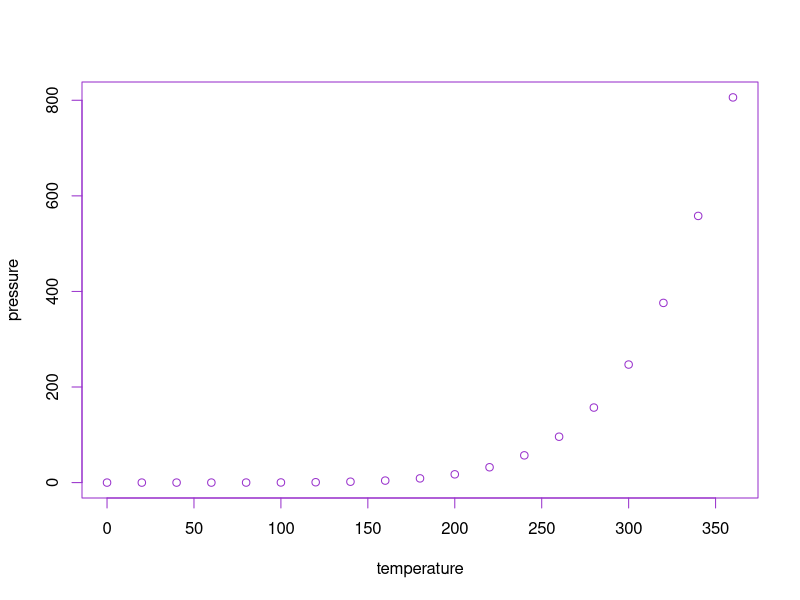
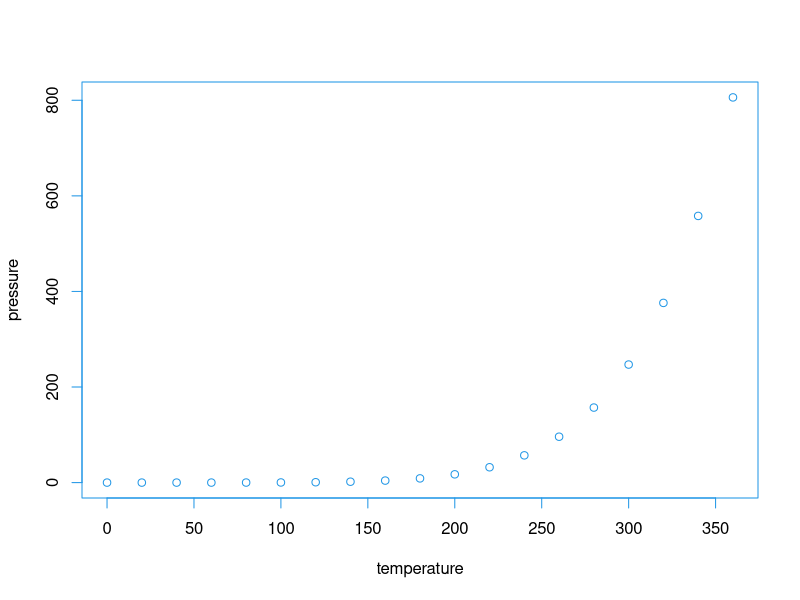
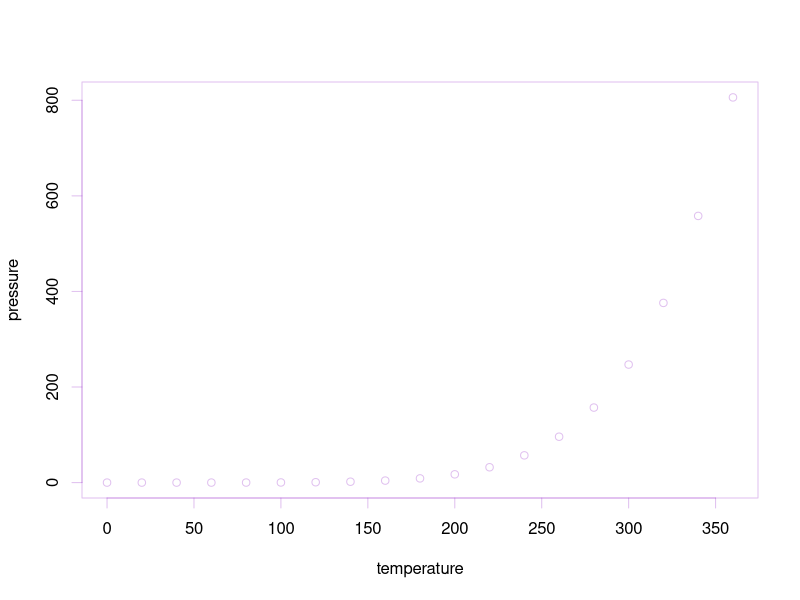
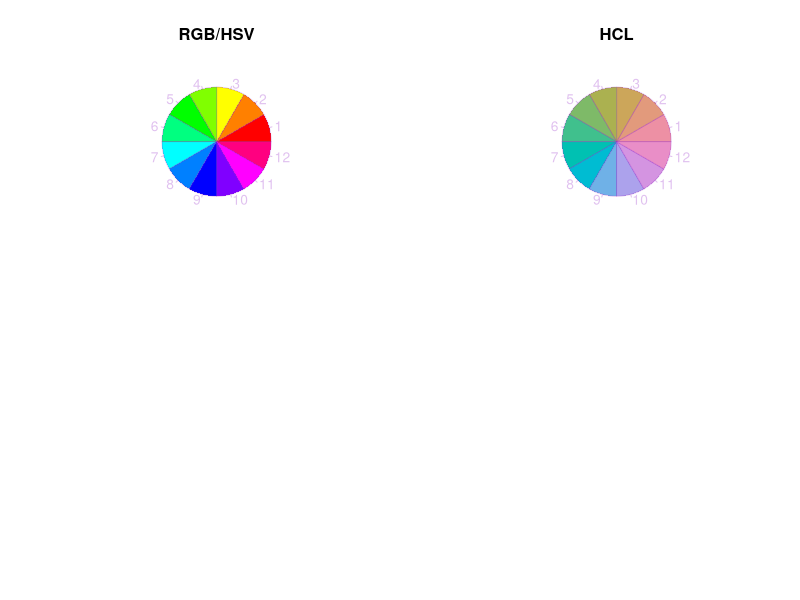
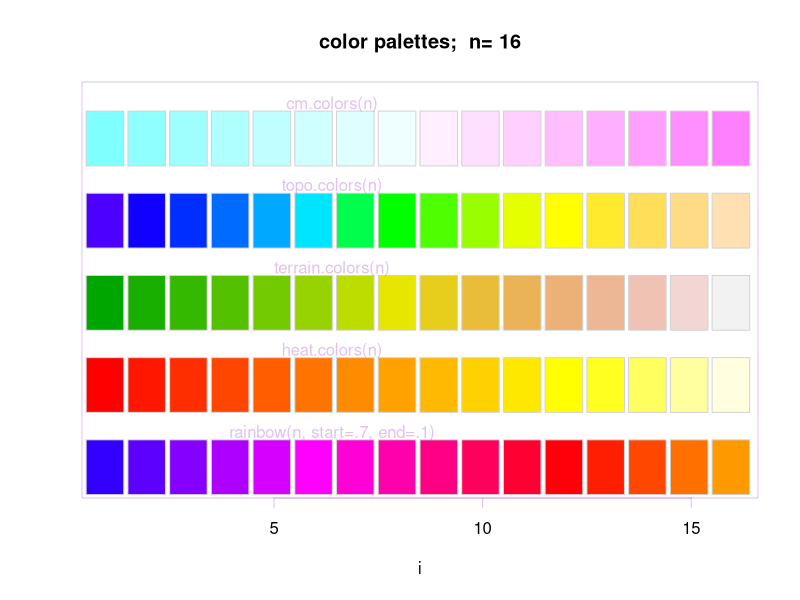
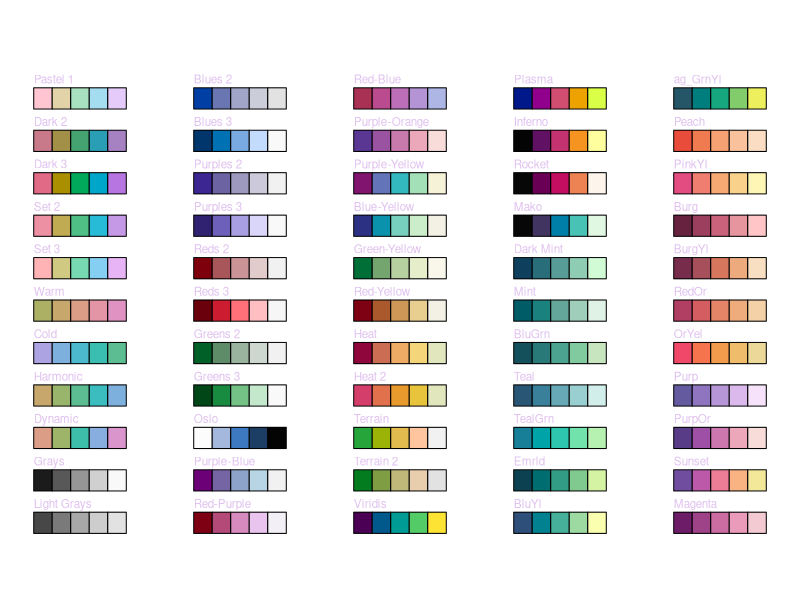
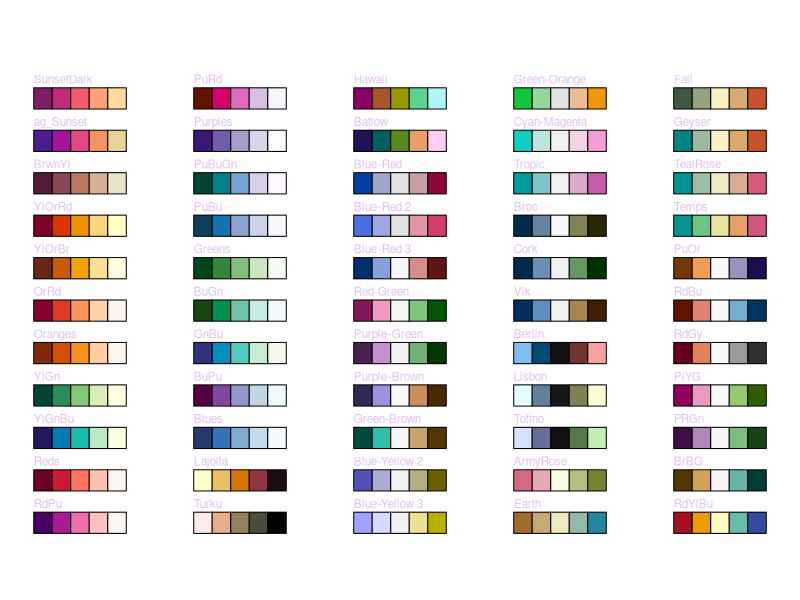
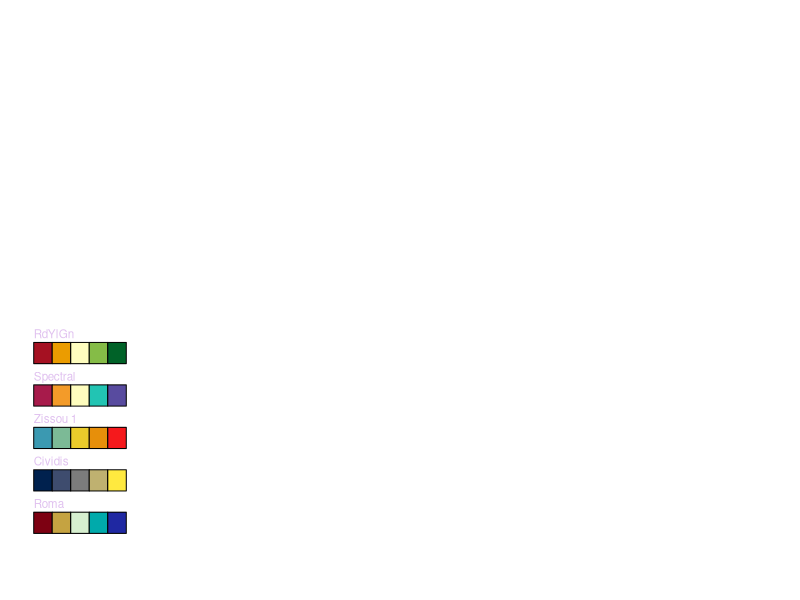

Recreate these plots in R, in order.
# list of all named colors in R and their hexadecimal values:
#   http://tolstoy.newcastle.edu.au/R/help/00a/0546.html

# for instance,
par(fg="#9932CC")
plot(pressure)

# you might accidentally send a single digit number to the fg parameter
par(fg=4)
plot(pressure)
# why? the most basic colors in the palette have simple number representations:
palette()

# another scheme is to hsv or hcl colors,
# these go beyond R graphics, very popular in computing and art in general

# for instance, hsv:
# hue is 0 for red, 1 for violet
# saturation 0 for dull 1 for bright
# value is 0 for dark, 1 for light

# hsv stands for hue-saturation-value
# hcl stands for hue-chroma-value

#example:
hcl(seq(0,360,length=7), 50, 60)  # fix brightness 50, fix luminance at 60
# makes sense to discard this repeated value at the end,
hcl(seq(0,360,length=7)[-7], 50, 60)

# more examples
?convertColor
# convert between different color spaces
?rgb2hsv
# convert between rgb and hsv

# transparency, by sending a 4th parameter with our colors:
par(fg=rgb(153/255, 50/255, 204/255, 0.3))  # this is transparency level 0.3
plot(pressure)
# play with the 4th parameter, 0.01, for instance, would be very transparent; 0.99 would not be transparent!

# color schemes
example(rainbow)
# several different schemes

# we can generate hexadecimal colors along one of these schemes,
# for instance,
# terrain.colors go from white through brown to green
# topo.colors go from white through brown then green to blue
# cm.colors go from light blue through white to light magenta
# for example
topo.colors(10)
terrain.colors(20)
